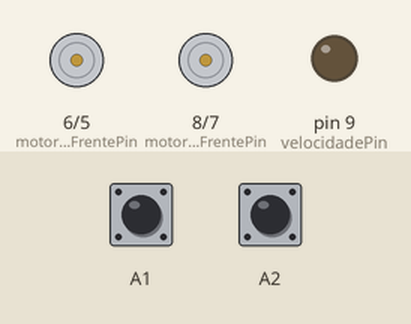
Simulated run of this sketch. Board: Arduino Uno, built with avr-gcc and run on an emulated ATmega328P. On the bench: motor-driver pin pairs drawn as motors (green arrow = first pin HIGH = forward, orange = second pin HIGH = backward, longer = more drive), output pins drawn as LEDs (lit = HIGH). The test bench sets the inputs (shaded band); at power-on: A1 LOW, A2 LOW.

Above: at 1.2 s.
1.3 s: A1 pulsed HIGH 2 times (0.12 s each, 0.3 s apart)
At 2.4 s:
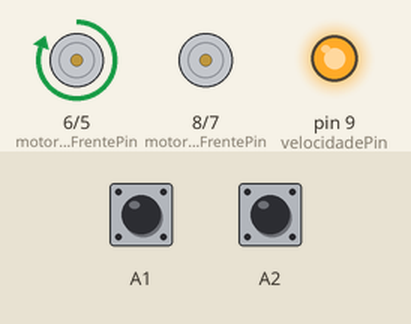
At 3.9 s:
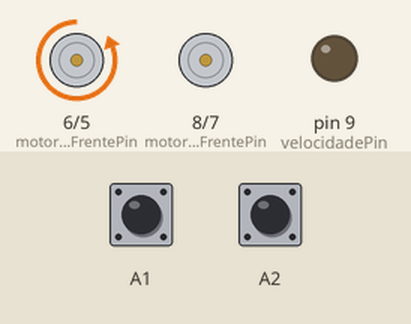
4.9 s: A2 pulsed HIGH 5 times (0.12 s each, 0.3 s apart)
At 7.6 s:
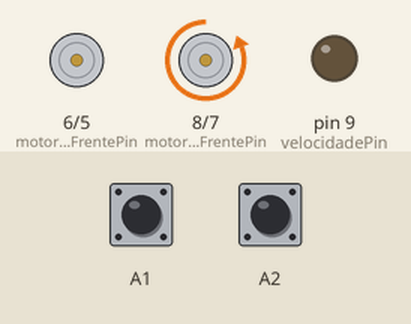
Timing chart, 0 to 10.1 s (numbered marks = the images above; inputs shaded):
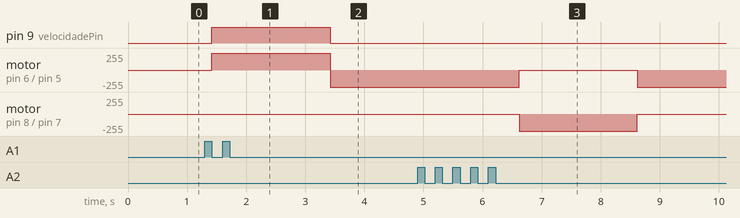

The sketch:

sketch_dec13a.ino
```cpp
//ranges dos valores dos canais 1 e 2
//comentados e utilizados nas funções no final do código para economia de memória, necessário pela limitação do MH-ET LIVE Tiny88
//caso utilize arduino, pode-se utilizar das variáveis globais, pois possui maior capacidade

//int minEsquerda = 998;
//int maxEsquerda = 1400;
//int minDireita = 1550;
//int maxDireita = 1970;
//int minFrente = 1550;
//int maxFrente = 1988;
//int minTras = 990;
//int maxTras = 1420;


int motorEsquerdoFrentePin = 8;
int motorEsquerdoTrasPin = 7;
int motorDireitoFrentePin = 6;
int motorDireitoTrasPin = 5;
int velocidadePin = 9;

void setup() {
  Serial.begin(9600);
  pinMode(A1,INPUT);
  pinMode(A2,INPUT);

  pinMode(velocidadePin, OUTPUT);
  pinMode(motorEsquerdoFrentePin, OUTPUT);
  pinMode(motorEsquerdoTrasPin, OUTPUT);
  pinMode(motorDireitoFrentePin, OUTPUT);
  pinMode(motorDireitoTrasPin, OUTPUT);
}


void loop() {
double ch1 = pulseIn(A2,HIGH);
double ch2 = pulseIn(A1,HIGH);


//prints para identificar os ranges de cada canal
//Serial.print("ch1: ");
//Serial.print(ch1);

analogWrite(velocidadePin, 0);
digitalWrite(motorEsquerdoFrentePin, LOW);
digitalWrite(motorEsquerdoTrasPin, LOW);
digitalWrite(motorDireitoFrentePin, LOW);
digitalWrite(motorDireitoTrasPin, LOW);

if(analogicoPraFrente(ch2)){
  analogWrite(velocidadePin, velocidade(ch2));

  if(!analogicoPraEsquerda(ch1) && !analogicoPraDireita(ch1)){
    //Serial.print("pra frente");
    digitalWrite(motorEsquerdoFrentePin, HIGH);
    digitalWrite(motorDireitoFrentePin, HIGH);
  }
  else if(analogicoPraDireita(ch1)){
    //Serial.print("pra frente à direita");
    digitalWrite(motorEsquerdoFrentePin, HIGH);
  }
  else{
    //Serial.print("pra frente à esquerda");
    digitalWrite(motorDireitoFrentePin, HIGH);
  }
  //Serial.println("");
}

else if(analogicoPraTras(ch2)){
  analogWrite(velocidadePin, velocidade(ch2));

  if(!analogicoPraEsquerda(ch1) && !analogicoPraDireita(ch1)){
    //Serial.print("pra tras");
    digitalWrite(motorEsquerdoTrasPin, HIGH);
    digitalWrite(motorDireitoTrasPin, HIGH);
  }
  else if(analogicoPraDireita(ch1)){
    //Serial.print("pra tras à direita");
    digitalWrite(motorEsquerdoTrasPin, HIGH);
  }
  else{
    //Serial.print("pra tras à esquerda");
    digitalWrite(motorDireitoTrasPin, HIGH);
  }
  //Serial.println("");
}

else {
  analogWrite(velocidadePin, 80);

  if(analogicoPraDireita(ch1)){
    //Serial.print("giro para direita");
    digitalWrite(motorEsquerdoFrentePin, HIGH);
    digitalWrite(motorDireitoTrasPin, HIGH);
  }
  else if(analogicoPraEsquerda(ch1)){
    //Serial.print("giro para esquerda");
    digitalWrite(motorEsquerdoTrasPin, HIGH);
    digitalWrite(motorDireitoFrentePin, HIGH);
  }
  //Serial.println("");
}

}

int velocidade(double ch) {
  int velocidade = 0;
  if (ch > 0){
    int velocidadeFrente = map(ch, 1550, 1988, 0, 255);
    int velocidadeTras = map((1420 + 990) - ch, 990, 1420, 0, 255);

    if (velocidadeFrente > 0 || velocidadeTras > 0){
      if(velocidadeFrente > velocidadeTras){
        velocidade = velocidadeFrente;
      }
      else{
        velocidade = velocidadeTras;
      }
    }
  }
  if (velocidade > 3 && velocidade < 60){
    velocidade = 60;
  }
  return velocidade;
}

bool analogicoPraFrente(double ch){
  return ch >= 1550; //valor minimo do analógico para frente
}
bool analogicoPraTras(double ch){
  return ch <= 1420; //valor maximo do analógico para tras
}
bool analogicoPraEsquerda(double ch){
  return ch <= 1400; //valor maximo do analógico para a esquerda
}
bool analogicoPraDireita(double ch){
  return ch >= 1550; //valor minimo do analógico para a direita
}
```

Measured:
- after the input at 1.3 s, pin 9 (velocidadePin): LOW → HIGH after 0.12 s, → LOW 2.0 s later; motor on pin 6 (motorDireitoFrentePin) / pin 5 (motorDireitoTrasPin): stopped → forward 255/255 after 0.12 s, → backward 255/255 2.0 s later
- after the input at 4.9 s, motor on pin 6 (motorDireitoFrentePin) / pin 5 (motorDireitoTrasPin): backward 255/255 → stopped after 1.7 s, → backward 255/255 2.0 s later; motor on pin 8 (motorEsquerdoFrentePin) / pin 7 (motorEsquerdoTrasPin): stopped → backward 255/255 after 1.7 s, → stopped 2.0 s later
